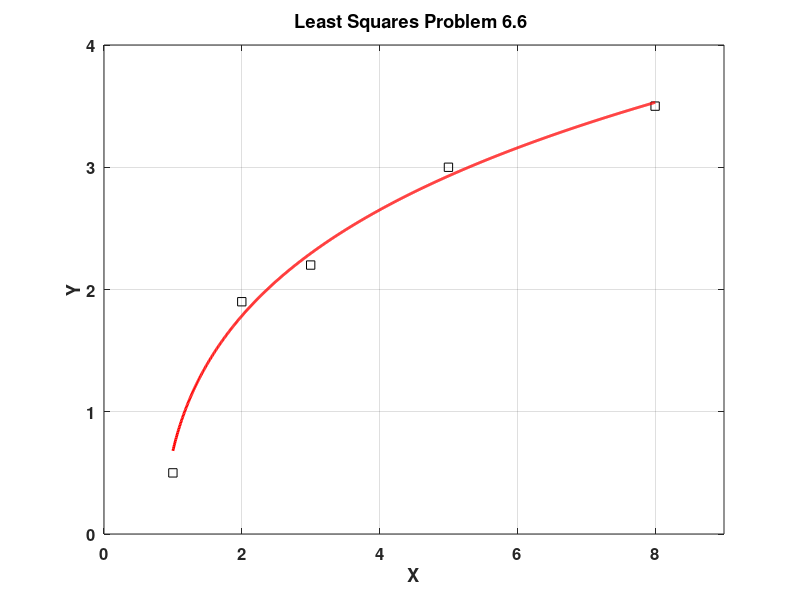
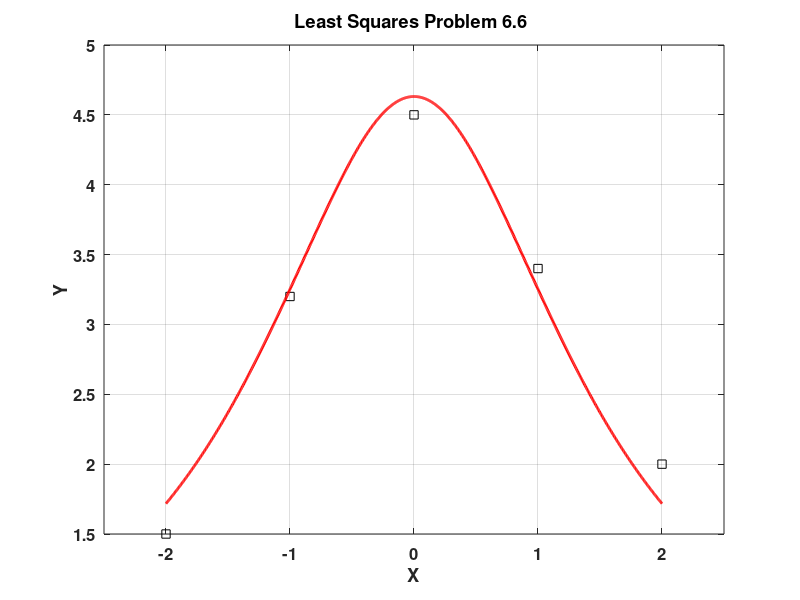
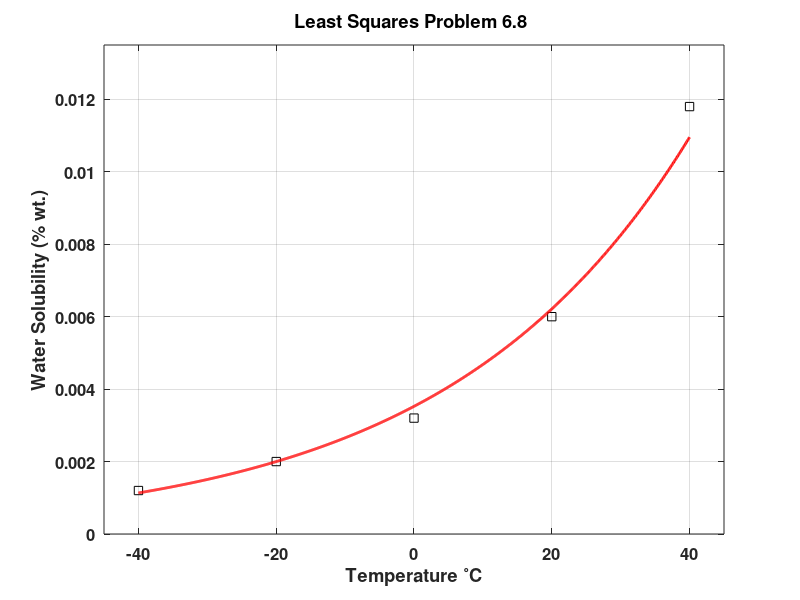

Here is the MATLAB script that generated these plots, in order:
%% Example 9 - more least squares regression

clear
clc
close 'all'

%% Problem 1
fprintf('\nProblem 6.6 \n');

% data
x = [1 2 3 5 8]';
y = [0.5 1.9 2.2 3 3.5]';

% plot the data
figure(1)
plot(x,y,'sk','markersize',10,'linewidth',2);
title('Least Squares Problem 6.6 ','fontsize',18,'fontweight','bold');
xlabel('X','fontsize',16,'fontweight','bold');
ylabel('Y','fontsize',16,'fontweight','bold');
grid on
set(gca,'fontsize',12,'fontweight','bold');
axis([0 9 0 4]);

% linearized estimator
p = y.^2;
X = [x.^0 x.^(0.5)];

C = (X'*X)\(X'*p);
fprintf('m = %g \n',C(2));
fprintf('b = %g \n',C(1));

%remember to "undo" the linearizing transformation
est1 = @(x) sqrt(C(1) + C(2)*sqrt(x));
xplt = linspace(min(x),max(x),1000);
figure(1)
plot(x,y,'sk',...
    xplt,est1(xplt),'-r','markersize',10,'linewidth',2);
title('Least Squares Problem 6.6 ','fontsize',18,'fontweight','bold');
xlabel('X','fontsize',16,'fontweight','bold');
ylabel('Y','fontsize',16,'fontweight','bold');
grid on
set(gca,'fontsize',12,'fontweight','bold');
axis([0 9 0 4]);

%% Problem #2
fprintf('\n\nProblem 6.5 \n');

% data
x = [-2 -1 0 1 2]';
y = [1.5 3.2 4.5 3.4 2]';

% plot the data
figure(2)
plot(x,y,'sk','markersize',10,'linewidth',2);
title('Least Squares Problem 6.6 ','fontsize',18,'fontweight','bold');
xlabel('X','fontsize',16,'fontweight','bold');
ylabel('Y','fontsize',16,'fontweight','bold');
grid on
set(gca,'fontsize',12,'fontweight','bold');
axis([-2.5 2.5 1.5 5]);

% linearized estimator
X = [x.^0 x.^2];
b = y.^(-1);

C = (X'*X)\(X'*b);

% remember to "undo" the linearizing transformation
a = 1./C(2);
b = C(1)*a;

fprintf('a = %g \n',a);
fprintf('b = %g \n',b);

est2 = @(x) a./(x.^2 + b);

x2plt = linspace(min(x),max(x),1000);

% plot again
figure(2)
plot(x,y,'sk',...
    x2plt,est2(x2plt),'-r','markersize',10,'linewidth',2);
title('Least Squares Problem 6.6 ','fontsize',18,'fontweight','bold');
xlabel('X','fontsize',16,'fontweight','bold');
ylabel('Y','fontsize',16,'fontweight','bold');
grid on
set(gca,'fontsize',12,'fontweight','bold');
axis([-2.5 2.5 1.5 5]);

%% Problem #3
fprintf('\n\nProblem 6.8 \n');

% data
T = [-40 -20 0 20 40]';
W = [0.0012 0.002 0.0032 0.006 0.0118]';

% plot the data
figure(3)
plot(T,W,'sk','markersize',10,'linewidth',2);
title('Least Squares Problem 6.8 ','fontsize',18,'fontweight','bold');
xlabel('Temperature ^{\circ}C','fontsize',16,'fontweight','bold');
ylabel('Water Solubility (% wt.)','fontsize',16,'fontweight','bold');
grid on
set(gca,'fontsize',12,'fontweight','bold');
axis([-45 45 0 0.0135]);

X = [T.^0 T.^1];
p = log(W);

C = (X'*X)\(X'*p);

% log(b) = C(1)
b = exp(C(1));%<-- note: over-writing other value of b
m = C(2);
fprintf('b = %g \n',b);
fprintf('m = %g \n',m);

est3 = @(x) b*exp(m*x);

t3plt = linspace(min(T),max(T),1000);

% plot the data again
figure(3)
plot(T,W,'sk',...
    t3plt,est3(t3plt),'-r','markersize',10,'linewidth',2);
title('Least Squares Problem 6.8 ','fontsize',18,'fontweight','bold');
xlabel('Temperature ^{\circ}C','fontsize',16,'fontweight','bold');
ylabel('Water Solubility (% wt.)','fontsize',16,'fontweight','bold');
grid on
set(gca,'fontsize',12,'fontweight','bold');
axis([-45 45 0 0.0135]);

fprintf('Solubility at 10 degrees C = %g \n',est3(10));

